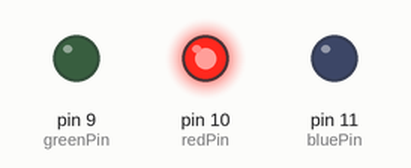
A sketch run on a simulated Arduino Uno, built with avr-gcc and run on an emulated ATmega328P. Shown: output pins drawn as LEDs (lit = HIGH). Random numbers use the default seed unless the sketch sets one; what the sketch prints to the serial monitor is not drawn.

Above: at 0.1 s.
Timing chart, 0 to 40.0 s (numbered marks = the images above):
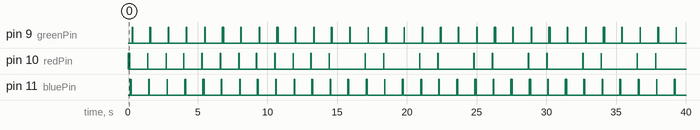

The sketch:

Interrupts.ino
```cpp
#include <TimerOne.h>

int redPin = 10;
int greenPin = 9;
int bluePin = 11;

int addingCounter = 0;
int sortingCounter = 0;
int printingCounter = 0;

String possibleFunctions[] = {"Adding Numbers", "Sorting", "Printing"};

volatile unsigned int functionToStart = 0;
unsigned int functionController = 0;

int numArray[700];

int arraySize = sizeof(numArray) / sizeof(numArray[0]);

void setup() {
  pinMode(redPin, OUTPUT);
  pinMode(greenPin, OUTPUT);
  pinMode(bluePin, OUTPUT);

  Serial.begin(9600);

  Timer1.initialize(100000); //from 1 to 8388480, or 1 mircosecond to 8.3 seconds
  Timer1.attachInterrupt(changeFunction);
}

void loop()
{
  noInterrupts();
  //time sensitive:

  functionController = functionToStart;

  if(functionController > 2)
  {
    functionToStart = 0;
  }

  Serial.print("Current Function Is = ");
  Serial.println(possibleFunctions[functionController]);

  switch(functionController)
  {
    case 0: addToArray(); break;
    case 1: sortArray(); break;
    case 2: printArray(); break;
  }

  interrupts();
  //not time sensitive:
}

void changeFunction()
{
  Serial.println("Time To Switch!");
  functionToStart++;
}


void addToArray()
{
   digitalWrite(redPin, HIGH);

   addingCounter++;
   if(addingCounter > arraySize)
   {
     addingCounter = 0;
   }

   int num = random(0, 1001);
   numArray[addingCounter] = num;

   Serial.print("Added ");
   Serial.print(num);
   Serial.print(" At Index ");
   Serial.println(addingCounter);

   digitalWrite(redPin, LOW);
}

void swap(int * x, int * y)
{
  int temp = *x;
  *x = *y;
  *y = temp;
}

void sortArray()
{
  // blue LED
  digitalWrite(bluePin, HIGH);

  if (sortingCounter > arraySize)
  {
    sortingCounter = 0;
  }

  //Selection Sort Using Interrupts
  int minIndex = sortingCounter;
  for (int j = sortingCounter + 1; j < arraySize || j < addingCounter; j++)
  {
    if (numArray[j] < numArray[minIndex])
    {
      minIndex = j;
    }
  }

  Serial.print("Swapping Index ");
  Serial.print(minIndex);
  Serial.print(" And ");
  Serial.println(sortingCounter);
  swap(&numArray[minIndex], &numArray[sortingCounter]);
  sortingCounter++;


  digitalWrite(bluePin, LOW);
}

void printArray()
{
  digitalWrite(greenPin, HIGH);

  printingCounter++;
  if (printingCounter > arraySize)
  {
    printingCounter = 0;
  }

  Serial.print("Number At Index ");
  Serial.print(printingCounter);
  Serial.print(" Is: ");
  Serial.println(numArray[printingCounter]);

  digitalWrite(greenPin, LOW);
}
```
